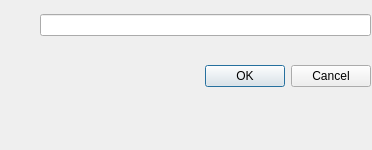
<?xml version="1.0" encoding="UTF-8"?>
<ui version="4.0">
 <class>Dialog</class>
 <widget class="QDialog" name="Dialog">
  <property name="geometry">
   <rect>
    <x>0</x>
    <y>0</y>
    <width>372</width>
    <height>150</height>
   </rect>
  </property>
  <property name="windowTitle">
   <string>O Hai</string>
  </property>
  <widget class="QDialogButtonBox" name="buttonBox">
   <property name="geometry">
    <rect>
     <x>30</x>
     <y>60</y>
     <width>341</width>
     <height>32</height>
    </rect>
   </property>
   <property name="orientation">
    <enum>Qt::Horizontal</enum>
   </property>
   <property name="standardButtons">
    <set>QDialogButtonBox::Cancel|QDialogButtonBox::Ok</set>
   </property>
  </widget>
  <widget class="QWidget" name="verticalLayoutWidget">
   <property name="geometry">
    <rect>
     <x>40</x>
     <y>10</y>
     <width>331</width>
     <height>31</height>
    </rect>
   </property>
   <layout class="QVBoxLayout" name="verticalLayout">
    <item>
     <widget class="QLineEdit" name="lineEdit"/>
    </item>
   </layout>
  </widget>
 </widget>
 <resources/>
 <connections>
  <connection>
   <sender>buttonBox</sender>
   <signal>accepted()</signal>
   <receiver>Dialog</receiver>
   <slot>accept()</slot>
   <hints>
    <hint type="sourcelabel">
     <x>248</x>
     <y>74</y>
    </hint>
    <hint type="destinationlabel">
     <x>157</x>
     <y>106</y>
    </hint>
   </hints>
  </connection>
  <connection>
   <sender>buttonBox</sender>
   <signal>rejected()</signal>
   <receiver>Dialog</receiver>
   <slot>reject()</slot>
   <hints>
    <hint type="sourcelabel">
     <x>316</x>
     <y>80</y>
    </hint>
    <hint type="destinationlabel">
     <x>286</x>
     <y>106</y>
    </hint>
   </hints>
  </connection>
  <connection>
   <sender>lineEdit</sender>
   <signal>editingFinished()</signal>
   <receiver>Dialog</receiver>
   <slot>accept()</slot>
   <hints>
    <hint type="sourcelabel">
     <x>205</x>
     <y>24</y>
    </hint>
    <hint type="destinationlabel">
     <x>192</x>
     <y>53</y>
    </hint>
   </hints>
  </connection>
 </connections>
</ui>
